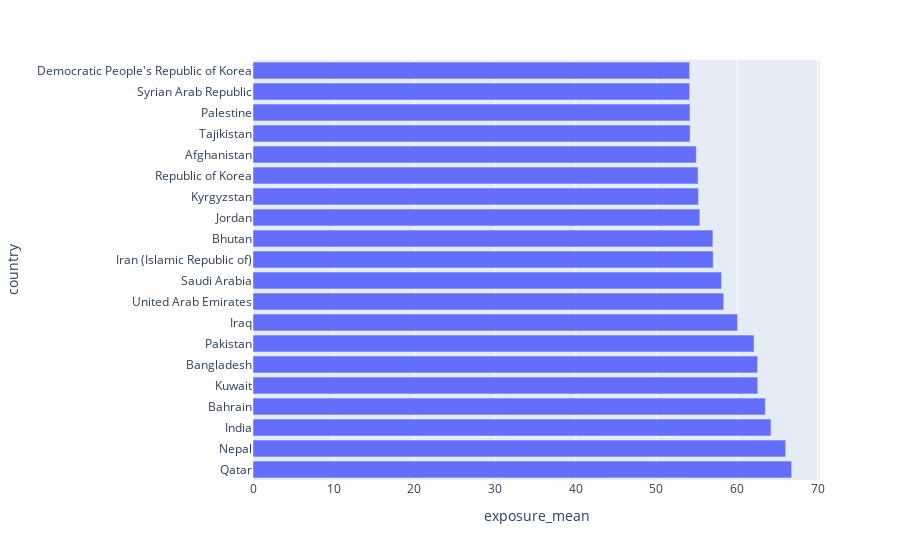

The notebook cell this image was saved under:
### Code cell
fig = px.bar(last_5_ozone[:20],  x='exposure_mean', y='country', orientation='h')
fig.show()

### Figure 1 — Plotly figure (JSON) as saved in the notebook; plotly's stock layout.template omitted (floating-point values rounded to 4 significant figures)
{"data": [{"alignmentgroup": "True", "hovertemplate": "exposure_mean=%{x}<br>country=%{y}<extra></extra>", "legendgroup": "", "marker": {"color": "#636efa", "pattern": {"shape": ""}}, "name": "", "offsetgroup": "", "orientation": "h", "showlegend": false, "textposition": "auto", "type": "bar", "x": [66.76, 66.02, 64.2, 63.5, 62.56, 62.54, 62.1, 60.06, 58.34, 58.08, 57.04, 57, 55.38, 55.22, 55.16, 54.94, 54.18, 54.16, 54.12, 54.12], "xaxis": "x", "y": ["Qatar", "Nepal", "India", "Bahrain", "Kuwait", "Bangladesh", "Pakistan", "Iraq", "United Arab Emirates", "Saudi Arabia", "Iran (Islamic Republic of)", "Bhutan", "Jordan", "Kyrgyzstan", "Republic of Korea", "Afghanistan", "Tajikistan", "Palestine", "Syrian Arab Republic", "Democratic People's Republic of Korea"], "yaxis": "y"}], "layout": {"barmode": "relative", "legend": {"tracegroupgap": 0}, "margin": {"t": 60}, "xaxis": {"anchor": "y", "domain": [0, 1], "title": {"text": "exposure_mean"}}, "yaxis": {"anchor": "x", "domain": [0, 1], "title": {"text": "country"}}}}
